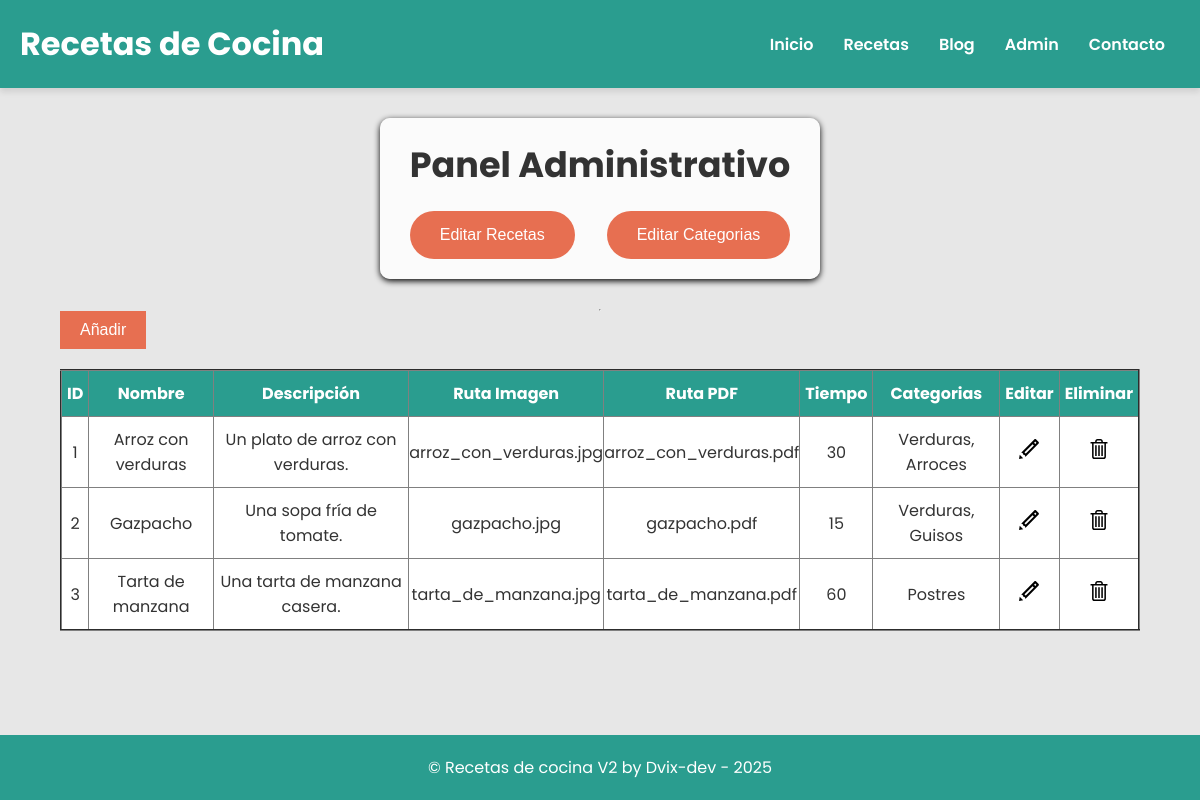
/admin/index.php?edit=recipes, run on the app's committed database.
### tables this page shows
CREATE TABLE Recetas (
    Cod_receta INT AUTO_INCREMENT PRIMARY KEY,
    nombre VARCHAR(255),
    descripcion VARCHAR(255),
    foto VARCHAR(255),
    documento_pdf VARCHAR(255),
    tiempo INT
);

### php/globalFunc.php (called while the page is built, shortened)
<?php
function bdd_connect(){
    $dsn = "mysql:host=localhost;dbname=cocina";
    $bdd_usuario = "root";
    $bdd_contraseña = "";
    try {
        $bdd_cocina = new PDO($dsn, $bdd_usuario, $bdd_contraseña);
        $bdd_cocina->setAttribute(PDO::ATTR_ERRMODE, PDO::ERRMODE_EXCEPTION);
        return $bdd_cocina;
    } catch (PDOException $e) {
        $bdd_cocina = null;
        echo "❌ Error de conexión: " . $e->getMessage();
    }
}
function get_recipes($db) {
    $query = "SELECT * FROM `recetas` ORDER BY `recetas`.`Cod_receta` ASC";
    $stmt = $db->prepare($query);
    $stmt->execute();
    $recipes = $stmt->fetchAll();
    return $recipes;
}
function categorizar($cod_receta) {
    $bdd_cocina = bdd_connect();
    $query = "SELECT Cod_categoria FROM recetas_categorias WHERE cod_receta = :cod_receta";
    $stmt = $bdd_cocina->prepare($query);
    $stmt->bindParam(':cod_receta', $cod_receta);
    $stmt->execute();
    $categorias_raw = $stmt->fetchAll();
    foreach ($categorias_raw as $categoria) {
        $categorias = "";
        $query = "SELECT nombre FROM categorias WHERE Cod_categoria = $categoria[0]";
        $stmt = $bdd_cocina->prepare($query);
        $stmt->execute();
        $categorias_arr[] = $stmt->fetch();
        $x = 1;
        foreach ($categorias_arr as $categoria) {
            $categorias .= $x != count($categorias_arr) ? $categoria[0]  . ", " : $categoria[0];
            $x++;
        }
    }
    return $categorias;
}

### admin/index.php (the view, shortened to what this page needs)
<!DOCTYPE html>
<html lang="es">
<head>
    <link rel="stylesheet" href="./admin.css">
</head>
<?php
    include "../php/globalFunc.php";
    $bdd_cocina = bdd_connect();
    $recipes = get_recipes($bdd_cocina);
    $categorias = get_categories($bdd_cocina);
?>
<body>
    <header class="header">
        <div class="logo">
            <h1>Recetas de Cocina</h1>
        </div>
        <nav>
            <ul>
                <li><a href="../index.php">Inicio</a></li>
                <li><a href="../index.php">Recetas</a></li>
                <li><a href="#">Blog</a></li>
                <li><a href="#">Admin</a></li>
                <li><a href="#">Contacto</a></li>
            </ul>
        </nav>
    </header>
    <main>
        <div class="main-content">
            <section class="adm-main_menu">
                <h2>Panel Administrativo</h2>
                <div class="buttons-container">
                    <a href="./index.php?edit=recipes"><button class="btn">Editar Recetas</button></a>
                    <a href="./index.php?edit=categories"><button class="btn">Editar Categorias</button></a>
                </div>
            </section>
        </div>
        <?php
            if (isset($_GET['edit'])){
                print ("<hr class='separator'>");
                print ("<section class='crud'>");
                if ($_GET['edit'] == "recipes"){
                    print("<button onclick='openAddRecipeModal()' class='add'>Añadir</button>");
                    if (!empty($recipes)){
                        print ("<table border='2px'><thead><tr><th>ID</th><th>Nombre</th><th>Descripción</th><th>Ruta Imagen</th><th>Ruta PDF</th><th>Tiempo</th><th>Categorias</th><th>Editar</th><th>Eliminar</th></tr></thead>");
                        print ("<tbody>");
                        foreach ($recipes as $recipe){
                            $ID = $recipe['Cod_receta'];
                            $name = $recipe['nombre'];
                            $description = $recipe['descripcion'];
                            $img_path = $recipe['foto'];
                            $pdf_path = $recipe['documento_pdf'];
                            $time = $recipe['tiempo'];
                            $categories = categorizar($ID);
                            print ('<tr><td>'. $ID .'</td><td>'. $name .'</td><td>'. $description .'</td><td>'. $img_path .'</td><td>'. $pdf_path .'</td><td>'. $time .'</td><td>'. $categories .'</td><td><button>'. edit_icon() .'</button></td><td><a href="php/deleteRecipe.php?id=' . $ID . '"><button>' . delete_icon() .'</button></td></td></tr>');
                        }
                        print ("</tbody></table>");
                    }
                } else if ($_GET['edit'] == "categories"){
                    print("<button onclick='openAddCategoryModal()' class='add'>Añadir</button>");
                    if (!empty($categorias)){
                        print ("<table border='2px'><thead><tr><th>Cod</th><th>Nombre</th><th>Descripción</th><th>Editar</th><th>Eliminar</th></tr></thead>");
                        print ("<tbody>");
                        foreach ($categorias as $categoria){
                            $cod = $categoria['Cod_categoria'];
                            $name = $categoria['nombre'];
                            $description = $categoria['descripcion'];
                            print ('<tr><td>'. $cod .'</td><td>'. $name .'</td><td>'. $description .'</td><td><a href="./php/editCategory?cat='. $cod .'"><button>'. edit_icon() .'</button></a></td><td><a href="php/deleteCategory.php?cod=' . $cod . '"><button>' . delete_icon() . '</button></a></td></tr>');
                        }
                        print ("</tbody></table>");
                    }
                }
                print ("</section>");
            }
        ?>
    </main>
    <footer class="footer">
        <p>&copy; Recetas de cocina V2 by Dvix-dev - 2025 </p>
    </footer>
</body>
</html>

### admin/admin.css (style rules this page uses)
* { margin: 0; padding: 0; }
body { font-family: 'Poppins', sans-serif; background-image: none; background-color: #e7e7e7; color: #333; display: flex; align-items: center; flex-direction: column; width: 100%; min-height: 100vh; }
main { width: 90%; min-height: 55vh; display: flex; align-items: center; flex-direction: column; justify-content: center; }
.header { background-color: #2a9d8f; width: 100%; color: white; padding: 20px 0; display: flex; justify-content: space-between; align-items: center; box-shadow: 0 4px 6px rgba(0, 0, 0, 0.1); }
.header .logo h1 { font-size: 2rem; margin-left: 20px; }
.header nav ul { list-style: none; display: flex; margin-right: 20px; }
.header nav ul li { margin: 0 15px; }
.header nav ul li a { color: white; text-decoration: none; font-weight: 600; font-size: 1rem; }
.footer { background-color: #2a9d8f; color: white; width: 100%; padding: 20px 0; text-align: center; margin-top: auto; }
.footer p { font-size: 1rem; }
.adm-main_menu { background-color: #ffffffd1; text-align: center; width: fit-content; padding: 20px 30px; margin-block: 30px; border-radius: 10px; box-shadow: 0px 2px 6px black; }
.adm-main_menu > h2 { font-size: 35px; }
.buttons-container { display: flex; justify-content: space-between; margin-top: 20px; }
.adm-main_menu button { background-color: #e76f51; color: white; padding: 15px 30px; border: none; border-radius: 30px; cursor: pointer; font-size: 16px; transition: background-color 0.3s; }
.crud { width: 100%; }
.add { background-color: #e76f51; color: white; padding: 10px 20px; border: none; cursor: pointer; font-size: 16px; transition: background-color 0.3s; }
.crud button:not(.add) { height: 100%; width: 100%; border: none; cursor: pointer; background-color: transparent; font-size: 16px; }
table { width: 100%; border-collapse: collapse; margin-block: 20px; }
table th { background-color: #2a9d8f; color: white; padding: 10px 5px; }
table td { background-color: white; padding: 10px 0; text-align: center; }

### data on the page
recetas: Cod_receta "1", nombre "Arroz con verduras", descripcion "Un plato de arroz con verduras.", foto "arroz_con_verduras.jpg", documento_pdf "arroz_con_verduras.pdf", tiempo "30", categories "Verduras, Arroces"
recetas: Cod_receta "2", nombre "Gazpacho", descripcion "Una sopa fría de tomate.", foto "gazpacho.jpg", documento_pdf "gazpacho.pdf", tiempo "15", categories "Verduras, Guisos"
recetas: Cod_receta "3", nombre "Tarta de manzana", descripcion "Una tarta de manzana casera.", foto "tarta_de_manzana.jpg", documento_pdf "tarta_de_manzana.pdf", tiempo "60", categories "Postres"
